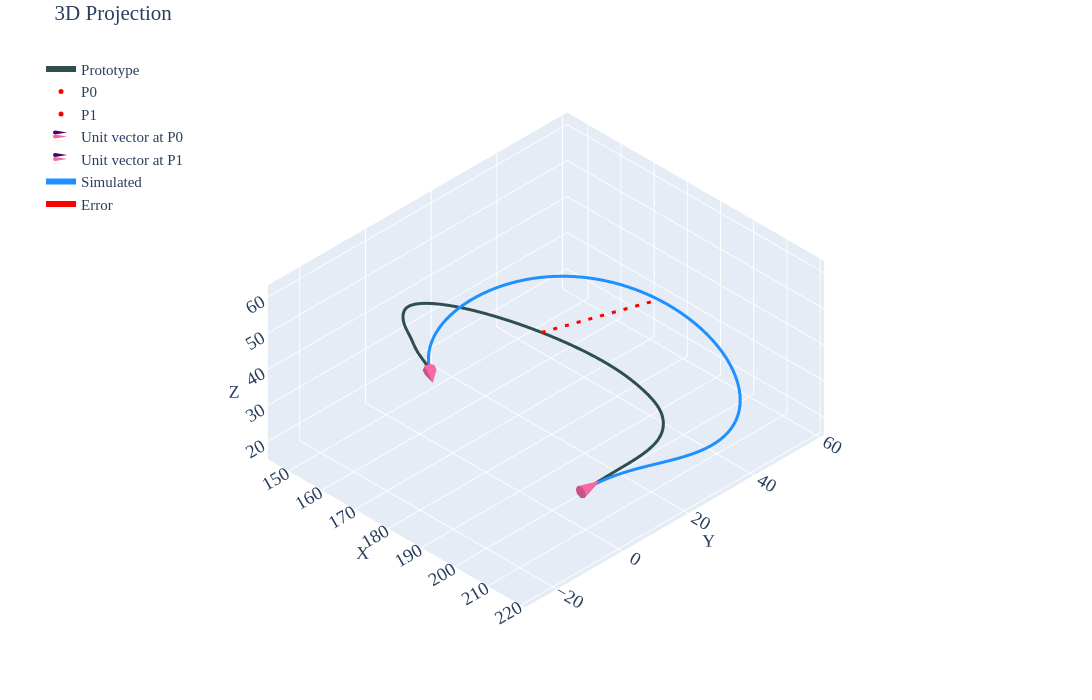
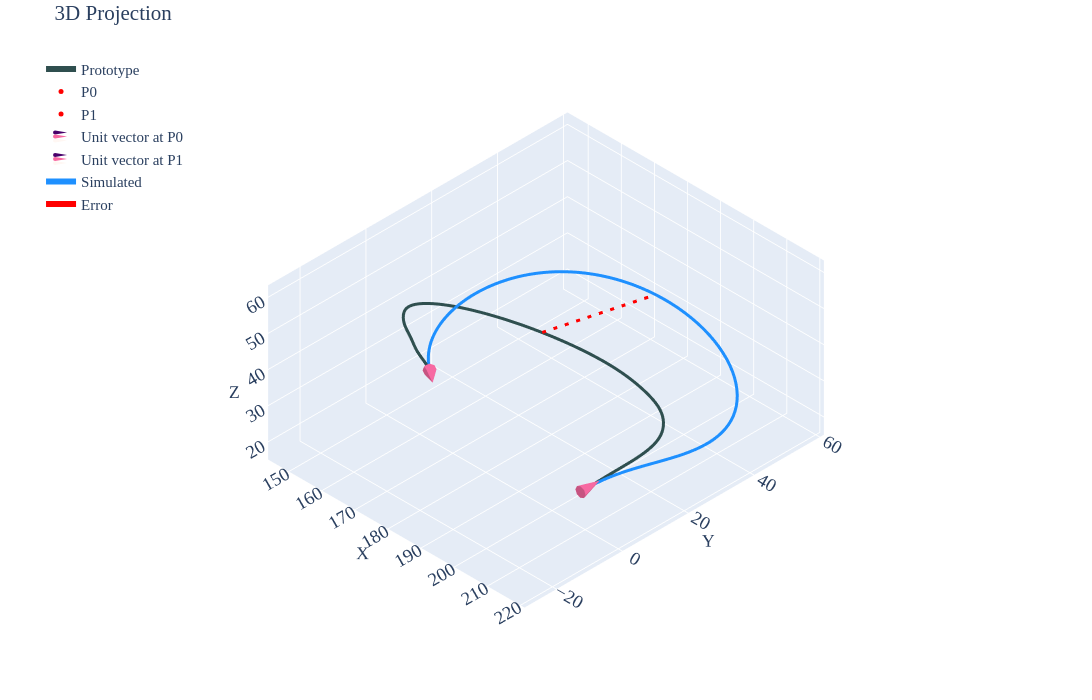
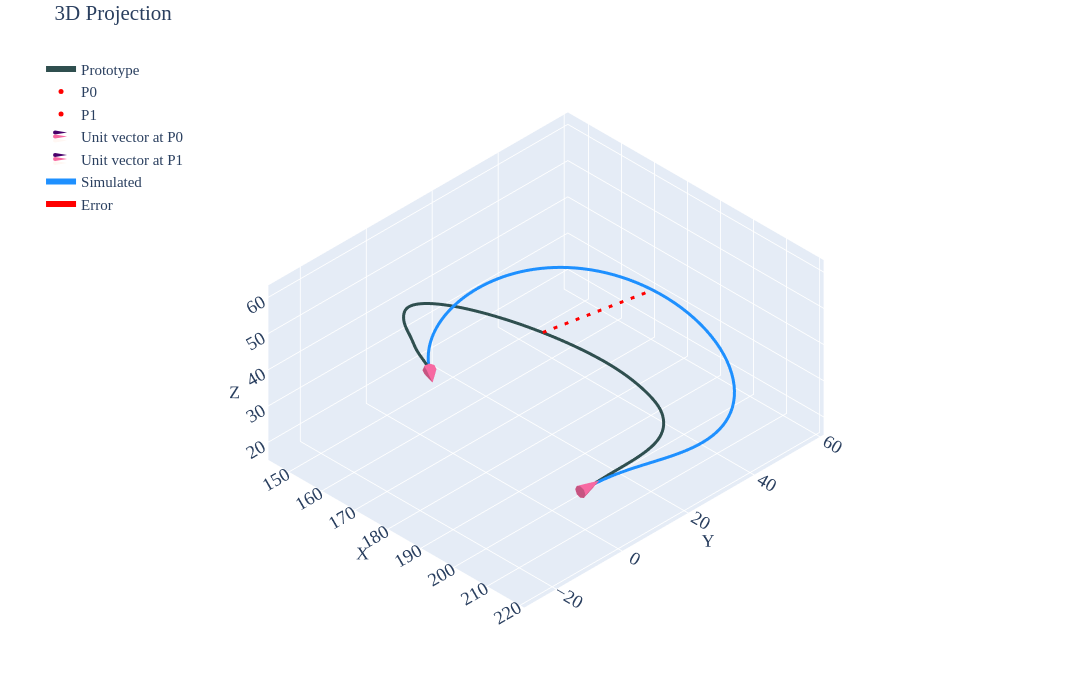
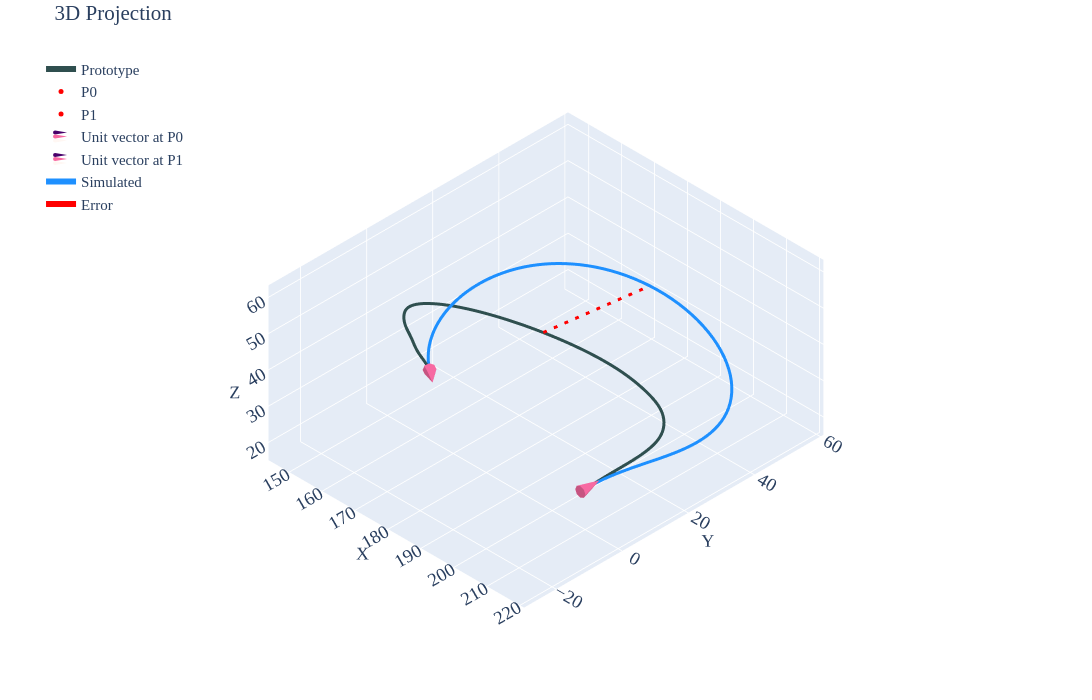

The notebook cell saved with these charts, in order:
### Code cell
for i in  np.linspace(1.43, 3.43, 37):
    rad_looper(base_radius=i,pfix='radius-new\\')
